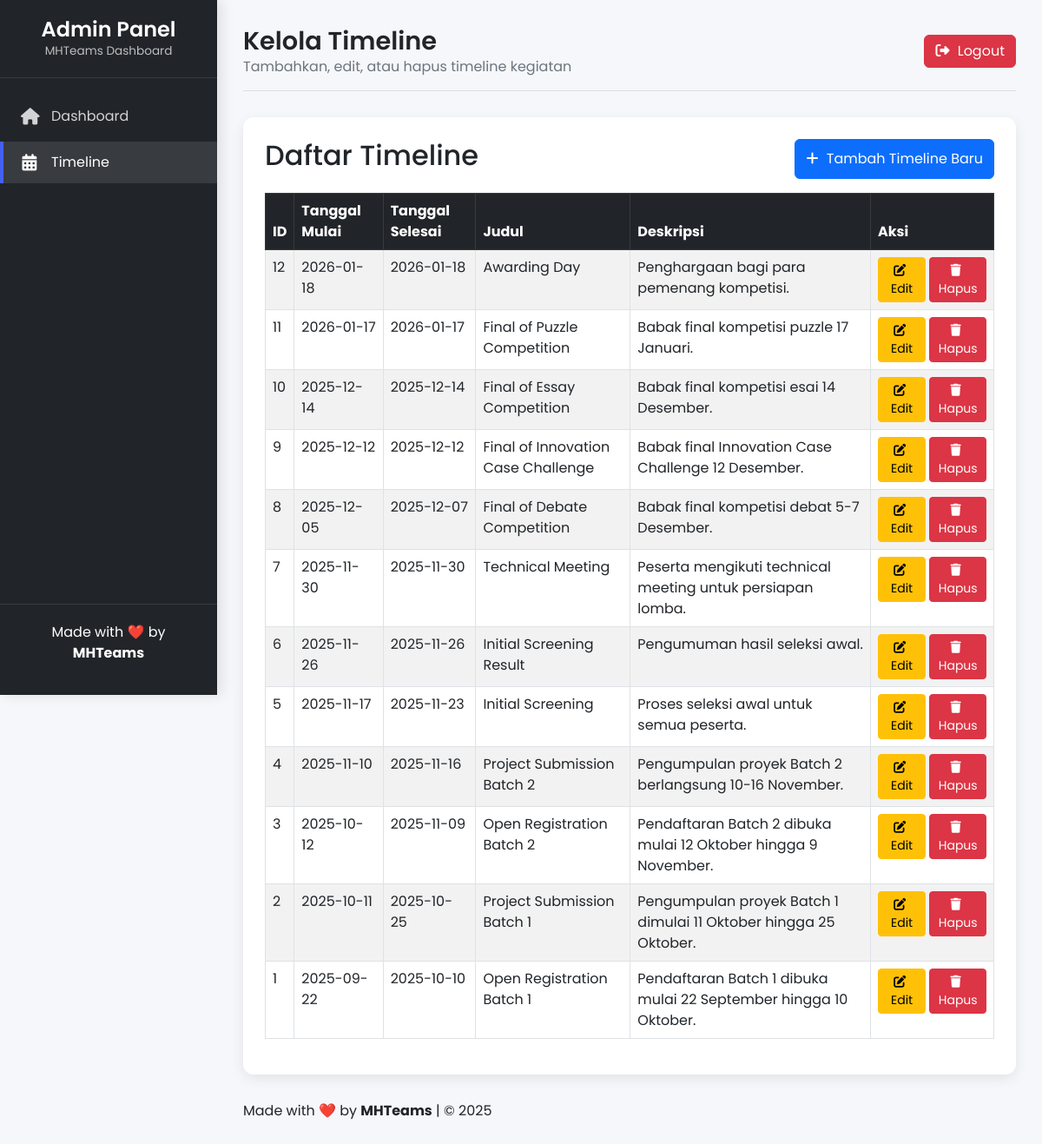
Screenshot of /admin/timeline.php (signed in) with the database file from the repository.
### tables this page shows
CREATE TABLE timeline (
            id INTEGER PRIMARY KEY AUTOINCREMENT,
            tanggal_start TEXT NOT NULL,
            tanggal_end TEXT NOT NULL,
            judul TEXT NOT NULL,
            deskripsi TEXT NOT NULL
        );

### admin/timeline.php (the view, shortened to what this page needs)
<?php
include "../config.php";
$timelines = $conn->query("SELECT * FROM timeline ORDER BY tanggal_start DESC")->fetchAll(PDO::FETCH_ASSOC);
?>
<!DOCTYPE html>
<html lang="id">
<head>
    <link href="https://cdn.jsdelivr.net/npm/bootstrap@5.3.0/dist/css/bootstrap.min.css" rel="stylesheet">
    <link rel="stylesheet" href="https://cdnjs.cloudflare.com/ajax/libs/font-awesome/6.5.1/css/all.min.css">
</head>
<body>
<div class="admin-container">
    <div class="sidebar" id="sidebar">
        <div class="sidebar-header">
            <h3>Admin Panel</h3>
            <p>MHTeams Dashboard</p>
        </div>
        <div class="sidebar-menu">
            <ul>
                <li><a href="dashboard.php"><i class="fas fa-home"></i> Dashboard</a></li>
                <li><a href="timeline.php" class="active"><i class="fas fa-calendar-alt"></i> Timeline</a></li>
            </ul>
        </div>
        <div class="sidebar-footer">
            <p>Made with ❤️ by <strong>MHTeams</strong></p>
        </div>
    </div>
    <div class="main-content">
        <div class="header">
            <div class="welcome-text">
                <h1>Kelola Timeline</h1>
                <p>Tambahkan, edit, atau hapus timeline kegiatan</p>
            </div>
            <div class="user-info">
                <a href="logout.php" class="btn btn-danger"><i class="fas fa-right-from-bracket"></i> Logout</a>
            </div>
        </div>
        <div class="page-content">
            <div class="d-flex justify-content-between mb-3">
                <h2>Daftar Timeline</h2>
                <button class="btn btn-primary" data-bs-toggle="modal" data-bs-target="#addModal">
                    <i class="fas fa-plus"></i> Tambah Timeline Baru
                </button>
            </div>
            <?php if(count($timelines) > 0): ?>
            <table class="table table-bordered table-striped">
                <thead class="table-dark">
                    <tr>
                        <th>ID</th>
                        <th>Tanggal Mulai</th>
                        <th>Tanggal Selesai</th>
                        <th>Judul</th>
                        <th>Deskripsi</th>
                        <th>Aksi</th>
                    </tr>
                </thead>
                <tbody>
                    <?php foreach($timelines as $t): ?>
                    <tr>
                        <td><?= $t['id'] ?></td>
                        <td><?= htmlspecialchars($t['tanggal_start']) ?></td>
                        <td><?= htmlspecialchars($t['tanggal_end']) ?></td>
                        <td><?= htmlspecialchars($t['judul']) ?></td>
                        <td><?= htmlspecialchars($t['deskripsi']) ?></td>
                        <td>
                            <div class="d-flex gap-1">
                                <button class="btn btn-warning btn-sm" data-bs-toggle="modal" data-bs-target="#editModal<?= $t['id'] ?>">
                                    <i class="fas fa-edit"></i> Edit
                                </button>
                                <form method="post" class="d-inline" onsubmit="return confirm('Yakin ingin menghapus timeline ini?');">
                                    <button class="btn btn-danger btn-sm"><i class="fas fa-trash"></i> Hapus</button>
                                </form>
                            </div>
                        </td>
                    </tr>
                    <?php endforeach; ?>
                </tbody>
            </table>
            <?php endif; ?>
        </div>
        <div class="footer mt-4">
            <p>Made with ❤️ by <strong>MHTeams</strong> | © <?= date('Y'); ?></p>
        </div>
    </div>
</div>
</body>
</html>

### admin/timeline.php (style rules this page uses)
:root { --primary: #4361ee; --secondary: #3f37c9; --success: #4cc9f0; --danger: #f72585; --warning: #f8961e; --dark: #212529; --light: #f8f9fa; --sidebar-width: 250px; --transition: all 0.3s ease; }
* { margin: 0; padding: 0; box-sizing: border-box; font-family: 'Poppins', sans-serif; }
body { background: #f5f7fa; color: var(--dark); min-height: 100vh; }
.admin-container { display: flex; min-height: 100vh; }
.sidebar { width: var(--sidebar-width); background: var(--dark); color: white; position: fixed; height: 100vh; transition: var(--transition); z-index: 1000; box-shadow: 5px 0 15px rgba(0, 0, 0, 0.1); }
.sidebar-header { padding: 20px; text-align: center; border-bottom: 1px solid rgba(255, 255, 255, 0.1); }
.sidebar-header h3 { font-weight: 600; font-size: 1.5rem; margin: 0; }
.sidebar-header p { font-size: 0.85rem; color: rgba(255, 255, 255, 0.7); margin: 0; }
.sidebar-menu { padding: 20px 0; }
.sidebar-menu ul { list-style: none; padding: 0; }
.sidebar-menu li { margin-bottom: 5px; }
.sidebar-menu a { display: flex; align-items: center; padding: 12px 20px; color: rgba(255, 255, 255, 0.8); text-decoration: none; transition: var(--transition); border-left: 4px solid transparent; }
.sidebar-menu a.active { background: rgba(255, 255, 255, 0.1); color: white; border-left: 4px solid var(--primary); }
.sidebar-menu i { margin-right: 15px; font-size: 1.2rem; width: 20px; text-align: center; }
.sidebar-footer { position: absolute; bottom: 0; width: 100%; padding: 20px; text-align: center; border-top: 1px solid rgba(255, 255, 255, 0.1); }
.main-content { flex: 1; margin-left: var(--sidebar-width); padding: 30px; transition: var(--transition); }
.header { display: flex; justify-content: space-between; align-items: center; margin-bottom: 30px; padding-bottom: 15px; border-bottom: 1px solid rgba(0, 0, 0, 0.1); }
.welcome-text h1 { font-size: 1.8rem; font-weight: 600; margin: 0; }
.welcome-text p { color: #6c757d; margin: 0; }
.user-info { display: flex; align-items: center; }
.page-content { background: white; border-radius: 12px; padding: 25px; box-shadow: 0 5px 15px rgba(0, 0, 0, 0.08); margin-bottom: 30px; }
.btn i { margin-right: 5px; }

### rows the page displays
timeline: id "12", tanggal_start "2026-01-18", tanggal_end "2026-01-18", judul "Awarding Day", deskripsi "Penghargaan bagi para pemenang kompetisi."
timeline: id "11", tanggal_start "2026-01-17", tanggal_end "2026-01-17", judul "Final of Puzzle Competition", deskripsi "Babak final kompetisi puzzle 17 Januari."
timeline: id "10", tanggal_start "2025-12-14", tanggal_end "2025-12-14", judul "Final of Essay Competition", deskripsi "Babak final kompetisi esai 14 Desember."
timeline: id "9", tanggal_start "2025-12-12", tanggal_end "2025-12-12", judul "Final of Innovation Case Challenge", deskripsi "Babak final Innovation Case Challenge 12 Desember."
timeline: id "8", tanggal_start "2025-12-05", tanggal_end "2025-12-07", judul "Final of Debate Competition", deskripsi "Babak final kompetisi debat 5-7 Desember."
timeline: id "7", tanggal_start "2025-11-30", tanggal_end "2025-11-30", judul "Technical Meeting", deskripsi "Peserta mengikuti technical meeting untuk persiapan lomba."
timeline: id "6", tanggal_start "2025-11-26", tanggal_end "2025-11-26", judul "Initial Screening Result", deskripsi "Pengumuman hasil seleksi awal."
timeline: id "5", tanggal_start "2025-11-17", tanggal_end "2025-11-23", judul "Initial Screening", deskripsi "Proses seleksi awal untuk semua peserta."
timeline: id "4", tanggal_start "2025-11-10", tanggal_end "2025-11-16", judul "Project Submission Batch 2", deskripsi "Pengumpulan proyek Batch 2 berlangsung 10-16 November."
timeline: id "3", tanggal_start "2025-10-12", tanggal_end "2025-11-09", judul "Open Registration Batch 2", deskripsi "Pendaftaran Batch 2 dibuka mulai 12 Oktober hingga 9 November."
timeline: id "2", tanggal_start "2025-10-11", tanggal_end "2025-10-25", judul "Project Submission Batch 1", deskripsi "Pengumpulan proyek Batch 1 dimulai 11 Oktober hingga 25 Oktober."
timeline: id "1", tanggal_start "2025-09-22", tanggal_end "2025-10-10", judul "Open Registration Batch 1", deskripsi "Pendaftaran Batch 1 dibuka mulai 22 September hingga 10 Oktober."
